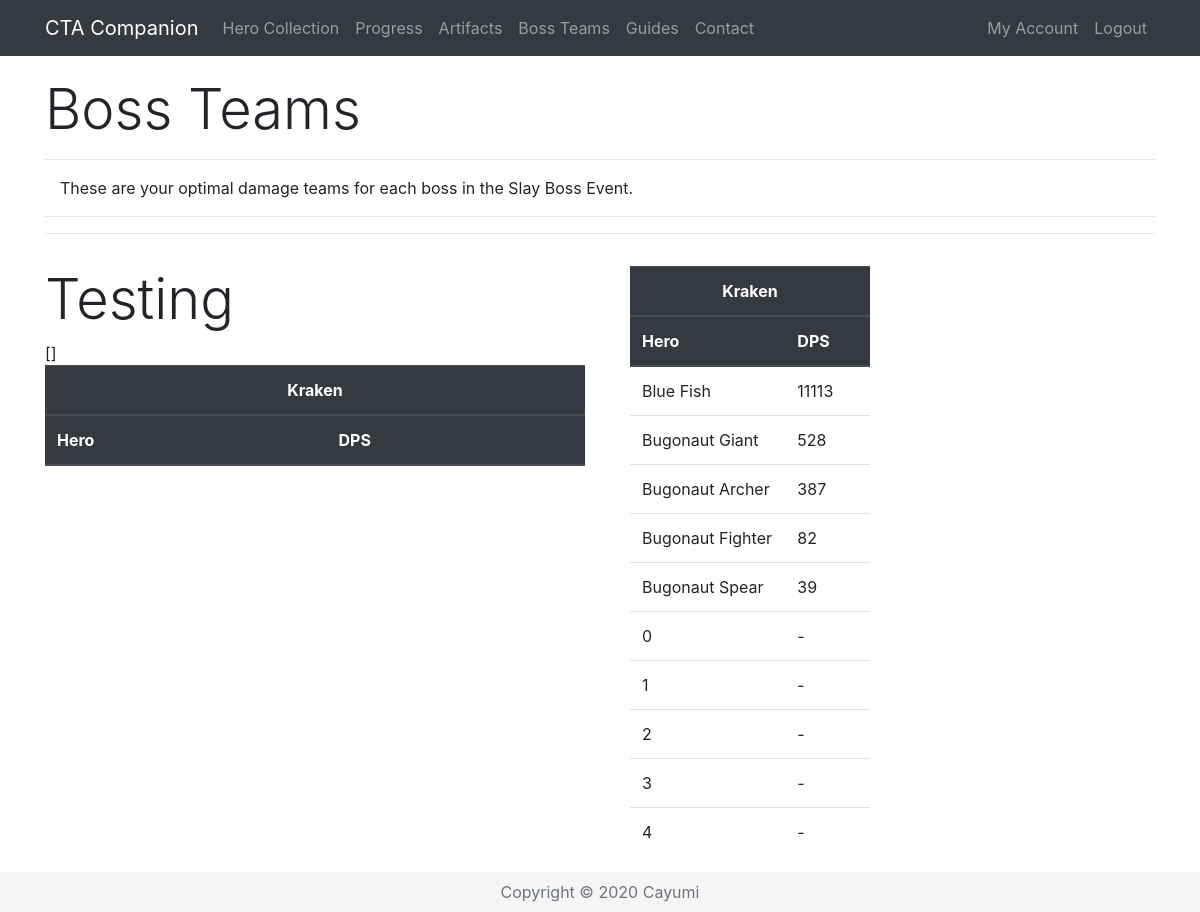
Page /test/boss3 (signed in) on the committed database.
### app/models.py (models this page shows, shortened)
class Base(db.Model):
    id = db.Column(db.Integer, primary_key=True)
    name = db.Column(db.String(32), index=True, unique=True)
    nameSafe = db.Column(db.String(32), index=True, unique=True)
    job = db.Column(db.String(16), index=True)
    rarity = db.Column(db.String(16), index=True)
    element = db.Column(db.String(16), index=True)
    gender = db.Column(db.String(16), index=True)
    crusher = db.Column(db.Integer, index=True)
    fly = db.Column(db.Integer, index=True)
    blitz = db.Column(db.Integer, index=True)
    atk = db.Column(db.Integer, index=True)
    hp = db.Column(db.Integer, index=True)
    defense = db.Column(db.Integer, index=True)
    crit = db.Column(db.Integer, index=True)
    critDmg = db.Column(db.Integer, index=True)
    movespeed = db.Column(db.Integer, index=True)
    aps = db.Column(db.Integer, index=True)
    arange = db.Column(db.Integer, index=True)
    resistance = db.Column(db.Integer, index=True)
    frenzy = db.Column(db.Integer, index=True)
    dodge = db.Column(db.Integer, index=True)
    stun = db.Column(db.Integer, index=True)
    stunTime = db.Column(db.Integer, index=True)
    aoe = db.Column(db.Integer, index=True)
    ult = db.Column(db.Integer, index=True)
    kshp = db.Column(db.Integer, index=True)
    gold = db.Column(db.Integer, index=True)
    freeze = db.Column(db.Integer, index=True)
    freezeTime = db.Column(db.Integer, index=True)
    freezeDmg = db.Column(db.Integer, index=True)
    burn = db.Column(db.Integer, index=True)
    burnTime = db.Column(db.Integer, index=True)
    burnDmg = db.Column(db.Integer, index=True)
    poison = db.Column(db.Integer, index=True)
    poisonTime = db.Column(db.Integer, index=True)
    poisonDmg = db.Column(db.Integer, index=True)
    sp2 = db.Column(db.Integer, index=True)
    sp2num = db.Column(db.Integer, index=True)
    buffElement = db.Column(db.String(16), index=True)
    buffType = db.Column(db.Integer, index=True)
    buffStat = db.Column(db.String(16), index=True)
    buff = db.Column(db.Integer, index=True)
    heroes = db.relationship('Hero', backref='baseStats', lazy='dynamic')

### app/routes.py (the view)
@app.route('/test/<username>')
@login_required
def test(username):
    user = User.query.filter_by(username=username).first_or_404()
    heroes = Hero.query.filter_by(player=user).filter(Hero.level > 0).all()
    teamList = []
    team = {}
    atk = {
        "Water": user.artAtk("Water"),
        "Fire": user.artAtk("Fire"),
        "Earth": user.artAtk("Earth"),
        "Light": user.artAtk("Light"),
        "Dark": user.artAtk("Dark")
    }
    critDmg = {
        "Water": user.artCritDmg("Water"),
        "Fire": user.artCritDmg("Fire"),
        "Earth": user.artCritDmg("Earth"),
        "Light": user.artCritDmg("Light"),
        "Dark": user.artCritDmg("Dark")
    }
    artBonus = {
        "atk": atk,
        "aps": user.artAps(),
        "crit": user.artCrit(),
        "critDmg": critDmg
    }
    buffs = {
        "Water": user.raidbuffs(heroes, "Water"),
        "Fire": user.raidbuffs(heroes, "Fire"),
        "Earth": user.raidbuffs(heroes, "Earth"),
        "Light": user.raidbuffs(heroes, "Light"),
        "Dark": user.raidbuffs(heroes, "Dark")
    }
    filterTeam = []
    if len(heroes) > 10:
        filterTeam = user.raidteam2(heroes, frostwing, artBonus)
        testTeam = user.raidteam(team, teamList, filterTeam, frostwing, artBonus)
    else:
        testTeam = user.raidteam(team, teamList, heroes, frostwing, artBonus)
    return render_template('test.html', user=user, title='Boss Teams', heroes=heroes,
                           undeadsamurai=undeadsamurai, frostwing=frostwing, teamList=teamList, team=team, buffs=buffs,
                           artBonus=artBonus, testTeam=testTeam, filterTeam=filterTeam)

### app/models.py (called while the page is built)
@login.user_loader
def load_user(id):
    return User.query.get(int(id))

    def artCrit(self):
        arts = self.artifacts
        crit = 0
        Phoenix = 0  # 34, 35, 36
        Efreeti = 0  # 37, 38, 39
        for i in arts:
            if i.artbase_id == 34 or i.artbase_id == 35 or i.artbase_id == 36:
                Phoenix += 1
            elif i.artbase_id == 37 or i.artbase_id == 38 or i.artbase_id == 39:
                Efreeti += 1
        if Phoenix == 3:
            crit += 15
        if Efreeti == 3:
            crit += 10
        return crit

    def artAps(self):
        arts = self.artifacts
        aps = 0
        Atlantis = 0  # 13, 14, 15
        Mermaid = 0  # 31, 32, 33
        Poseidon = 0  # 49, 50, 51
        Zeus = 0  # 52, 53, 54
        for i in arts:
            if i.artbase_id == 13 or i.artbase_id == 14 or i.artbase_id == 15:
                Atlantis += 1
            elif i.artbase_id == 31 or i.artbase_id == 32 or i.artbase_id == 33:
                Mermaid += 1
            elif i.artbase_id == 49 or i.artbase_id == 50 or i.artbase_id == 51:
                Poseidon += 1
            elif i.artbase_id == 52 or i.artbase_id == 53 or i.artbase_id == 54:
                Zeus += 1
        if Atlantis == 3:
            aps += 20
        if Mermaid == 3:
            aps += 15
        if Poseidon == 3:
            aps += 10
        if Zeus == 3:
            aps += 10
        return aps

    def artCritDmg(self, element):
        arts = self.artifacts
        critDmg = 0
        for i in arts:
            if i.artBase.element == element or i.artBase.element == "All":
                critDmg += i.artBase.critDmg + ((i.level - 1) * i.artBase.critDmgLevel)
        return int(round(critDmg, 0))

    def raidAtk(self, art, buff):
        runedAttack = self.runedAtk
        base = self.baseStats.atk
        level = self.level
        awaken = self.awaken
        atk = base * (2 ** (level - 1)) * (1.5 ** awaken)
        runedAtk = (atk + (atk * ((runedAttack+art) / 100))) * self.baseStats.crusher + atk * buff / 100
        return runedAtk

    def raidAps(self, art, buff):
        runedAps = self.runedAps
        base = self.baseStats.aps
        runedAps = base + (base * ((runedAps+art+buff) / 100))
        return runedAps

    def raidCrit(self, art):
        runedCrit = self.runedCrit
        base = self.baseStats.crit
        return (base + runedCrit + art)/100

### app/templates/test.html (shortened to what this page needs)
{% extends "base.html" %}
{% block content %}
 <div class="row pt-3">
    <div class="col-lg-12">
      <h1 class="display-4">Boss Teams</h1>
      <hr>
      <p class="instructions">These are your optimal damage teams for each boss in the Slay Boss Event.</p><hr>
      <hr>
    </div>
 </div>
 <div class="row pt-3">
    <div class="col-lg-6">
      <h1 class="display-4">Testing</h1>
        <table class="table">
            <thead class="thead-dark">
            <tr>
                <th colspan="3" class="text-center">Kraken</th>
            </tr>
            <tr>
                <th>Hero</th>
                <th colspan="2">DPS</th>
            </tr>
            </thead>
        </table>
    </div>
<div class="col-lg-6">
    <div class="col-lg-6">
        <table class="table">
            <thead class="thead-dark">
            <tr>
                <th colspan="3" class="text-center">Kraken</th>
            </tr>
            <tr>
                <th>Hero</th>
                <th colspan="2">DPS</th>
            </tr>
            </thead>
            {% for key, value in testTeam.items() %}
            <tr>
                <td>{{ key }}</td><td>{{ value }}</td><td></td>
            </tr>
            {% endfor %}
        </table>
    </div>
 </div>
{% endblock %}

### app/templates/base.html (shortened to what this page needs)
<!DOCTYPE html>
<html lang="en">
  <head>
    <link rel="stylesheet" href="https://stackpath.bootstrapcdn.com/bootstrap/4.5.0/css/bootstrap.min.css">
    <link rel="stylesheet" type="text/css" href="https://cdn.datatables.net/v/bs4/dt-1.10.21/r-2.2.5/datatables.min.css"/>
    <link href="{{ url_for('static', filename='style.css') }}" rel="stylesheet">
  </head>
  <body>
  <header>
<nav class="navbar navbar-expand-lg fixed-top navbar-dark bg-dark">
  <div class="container">
    <a class="navbar-brand" href="{{ url_for('index') }}">CTA Companion</a>
    <div class="collapse navbar-collapse" id="ctacNav">
      <ul class="navbar-nav mr-auto">
          {% if current_user.is_authenticated %}
        <li class="nav-item">
            {% if heroactive == 1 %}
            <a class="nav-link active" href="{{ url_for('collection', username=current_user.username) }}">Hero Collection</a>
            {% else %}
            <a class="nav-link" href="{{ url_for('collection', username=current_user.username) }}">Hero Collection</a>
            {% endif %}
        </li>
        <li class="nav-item">
            {% if progressactive == 1 %}
            <a class="nav-link active" href="{{ url_for('progress', username=current_user.username) }}">Progress</a>
            {% else %}
            <a class="nav-link" href="{{ url_for('progress', username=current_user.username) }}">Progress</a>
            {% endif %}
        </li>
        <li class="nav-item">
          <a class="nav-link" href="{{ url_for('artifacts', username=current_user.username) }}">Artifacts</a>
        </li>
        <li class="nav-item">
          <a class="nav-link" href="{{ url_for('bossTeam', username=current_user.username) }}">Boss Teams</a>
        </li>
          {% endif %}
        <li class="nav-item">
          <a class="nav-link" href="#">Guides</a>
        </li>
        <li class="nav-item">
          <a class="nav-link" href="{{ url_for('contact') }}">Contact</a>
        </li>
      </ul>
      <ul class="navbar-nav ml-auto">
        {% if current_user.is_anonymous %}
      <li class="nav-item">
          <a class="nav-link" href="{{ url_for('login') }}">Login</a>
      </li>
      <li class="nav-item">
          <a class="nav-link" href="{{ url_for('register') }}">Sign up</a>
      </li>
        {% else %}
      <li class="nav-item">
            {% if useractive == 1 %}
            <a class="nav-link active" href="{{ url_for('account', username=current_user.username) }}">My Account</a>
            {% else %}
            <a class="nav-link" href="{{ url_for('account', username=current_user.username) }}">My Account</a>
            {% endif %}
      </li>
      <li class="nav-item">
          <a class="nav-link" href="{{ url_for('logout') }}">Logout</a>
      </li>
        {% endif %}
      </ul>
    </div>
  </div>
</nav></header>
<main role="main">
<div class="container">
{% block content %}{% endblock %}
</div></main>
<footer class="footer mt-auto text-center">
  <div class="container">
    <span class="text-muted">Copyright &copy; 2020 <a href="http://www.cayumi.com" target="_blank" class="text-muted">Cayumi</a></span>
  </div>
</footer>
  </body>
</html>

### app/static/style.css (style rules this page uses)
main > .container { padding: 60px 15px 0; }
.footer { background-color: #f5f5f5; }
.footer > .container { padding-right: 15px; padding-left: 15px; }
.instructions { padding-left: 15px; }

### app/templates/base.html (style rules this page uses)
html { position: relative; min-height: 100%; }
body { margin-bottom: 40px; }
.footer { position: absolute; bottom: 0; width: 100%; height: 40px; line-height: 40px; background-color: #f5f5f5; }

### rows in the picture
Base: name "Blue Fish", value "11113"
Base: name "Bugonaut Giant", value "528"
Base: name "Bugonaut Archer", value "387"
Base: name "Bugonaut Fighter", value "82"
Base: name "Bugonaut Spear", value "39"

### other values in the picture
{{ key }} "0" "1" "2" "3" "4"
{{ value }} "-" "-" "-" "-" "-"
